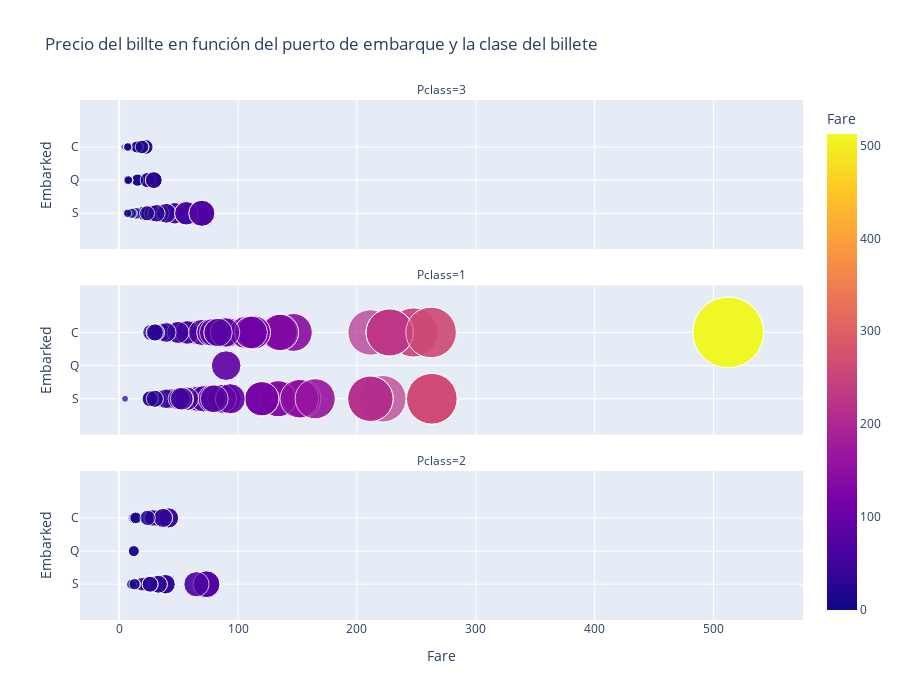

Notebook code for this chart:
### Markdown cell above
#### Grafico del precio del billete en función del puerto de embarque y clase del billlete

### Code cell
# Gráfico Scatters (dispersión) tiendo en cuenta el precio del billet en función del puerto de embarque y el la clase del billete
fig=px.scatter(df, x='Fare', y='Embarked', color='Fare', template='plotly',
               width=900, height=700, size= 'Fare', size_max=50,
               title='Precio del billte en función del puerto de embarque y la clase del billete',
               facet_col='Pclass', facet_col_wrap=1) 
"""
facet_col='Pclass', facet_col_wrap=1: Divide el gráfico en subgráficos (facetas) basados en los valores de la variable Pclass (clase del billete). 
facet_col_wrap=1 asegura que cada subgráfico se muestre en una sola fila.
"""
# Mostramos el gráfico combinado 
fig.show()

### Figure 1 — Plotly figure (JSON) as saved in the notebook; plotly's stock layout.template omitted (floating-point values rounded to 4 significant figures; data arrays with more than 128 entries replaced by an {"elided": "..."} marker saying what was removed)
{"data": [{"hovertemplate": "Pclass=3<br>Fare=%{marker.color}<br>Embarked=%{y}<extra></extra>", "legendgroup": "", "marker": {"color": {"elided": "491 float values"}, "coloraxis": "coloraxis", "size": {"elided": "491 float values"}, "sizemode": "area", "sizeref": 0.2049, "symbol": "circle"}, "mode": "markers", "name": "", "orientation": "h", "showlegend": false, "type": "scatter", "x": {"elided": "491 float values"}, "xaxis": "x3", "y": {"elided": "491 str values"}, "yaxis": "y3"}, {"hovertemplate": "Pclass=1<br>Fare=%{marker.color}<br>Embarked=%{y}<extra></extra>", "legendgroup": "", "marker": {"color": {"elided": "216 float values"}, "coloraxis": "coloraxis", "size": {"elided": "216 float values"}, "sizemode": "area", "sizeref": 0.2049, "symbol": "circle"}, "mode": "markers", "name": "", "orientation": "h", "showlegend": false, "type": "scatter", "x": {"elided": "216 float values"}, "xaxis": "x2", "y": {"elided": "216 str values"}, "yaxis": "y2"}, {"hovertemplate": "Pclass=2<br>Fare=%{marker.color}<br>Embarked=%{y}<extra></extra>", "legendgroup": "", "marker": {"color": {"elided": "184 float values"}, "coloraxis": "coloraxis", "size": {"elided": "184 float values"}, "sizemode": "area", "sizeref": 0.2049, "symbol": "circle"}, "mode": "markers", "name": "", "orientation": "h", "showlegend": false, "type": "scatter", "x": {"elided": "184 float values"}, "xaxis": "x", "y": {"elided": "184 str values"}, "yaxis": "y"}], "layout": {"annotations": [{"font": {}, "showarrow": false, "text": "Pclass=2", "x": 0.5, "xanchor": "center", "xref": "paper", "y": 0.2867, "yanchor": "bottom", "yref": "paper"}, {"font": {}, "showarrow": false, "text": "Pclass=1", "x": 0.5, "xanchor": "center", "xref": "paper", "y": 0.6433, "yanchor": "bottom", "yref": "paper"}, {"font": {}, "showarrow": false, "text": "Pclass=3", "x": 0.5, "xanchor": "center", "xref": "paper", "y": 1.0, "yanchor": "bottom", "yref": "paper"}], "coloraxis": {"colorbar": {"title": {"text": "Fare"}}, "colorscale": [[0, "#0d0887"], [0.1111, "#46039f"], [0.2222, "#7201a8"], [0.3333, "#9c179e"], [0.4444, "#bd3786"], [0.5556, "#d8576b"], [0.6667, "#ed7953"], [0.7778, "#fb9f3a"], [0.8889, "#fdca26"], [1, "#f0f921"]]}, "height": 700, "legend": {"itemsizing": "constant", "tracegroupgap": 0}, "title": {"text": "Precio del billte en función del puerto de embarque y la clase del billete"}, "width": 900, "xaxis": {"anchor": "y", "domain": [0, 1], "title": {"text": "Fare"}}, "xaxis2": {"anchor": "y2", "domain": [0, 1], "matches": "x", "showticklabels": false}, "xaxis3": {"anchor": "y3", "domain": [0, 1], "matches": "x", "showticklabels": false}, "yaxis": {"anchor": "x", "domain": [0, 0.2867], "title": {"text": "Embarked"}}, "yaxis2": {"anchor": "x2", "domain": [0.3567, 0.6433], "matches": "y", "title": {"text": "Embarked"}}, "yaxis3": {"anchor": "x3", "domain": [0.7133, 1.0], "matches": "y", "title": {"text": "Embarked"}}}}
